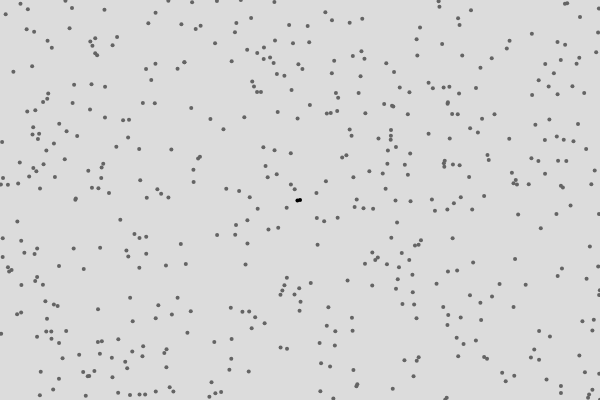
Frame 1 (no input)
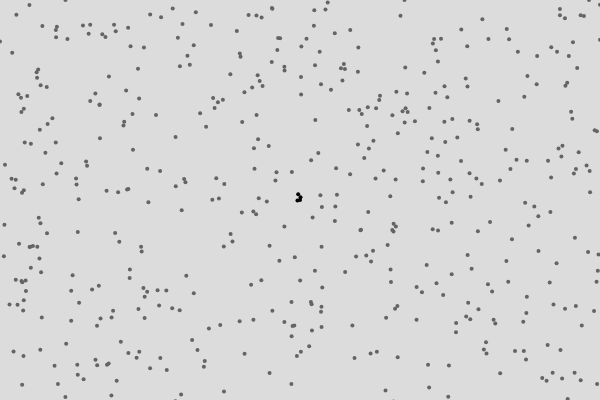
Frame 60 (no input)
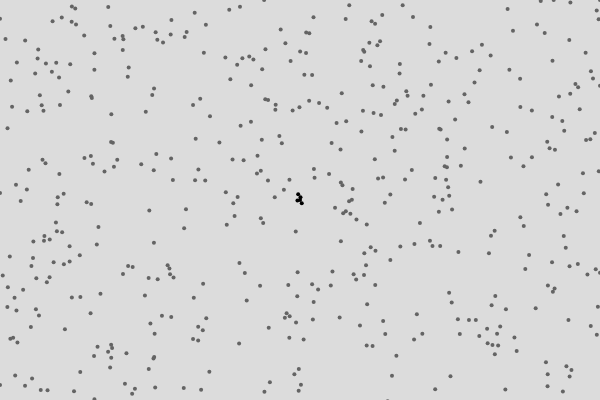
Frame 120 (the mouse pressed at the canvas centre since frame 60)

The p5.js sketch that drew these frames (run headless with seeded random() and noise() and a simulated clock; from frame 60 on, the mouse is pressed at the canvas centre):

// p5.js sketch
// ── sketch.js
//Mr. Darfler
//DLA Simulation
//April 16th 2019

/* This sketch simulates a basic Diffusion
Limited Aggregation Model using p5.js and
a walker class */

let walkers = [];
let static = [];

class Walker {
    constructor(x, y) {
        this.x = x;
        this.y = y;
        this.r = 2;
        this.static = false;
    }

    move() {
        if (!this.static) {
            this.x += random(-5, 5);
            this.y += random(-5, 5);

            if (this.x > width) this.x = width;
            if (this.x < 0) this.x = 0;
            if (this.y > width) this.y = width;
            if (this.y < 0) this.y = 0;
        }
    }

    show() {
        ellipseMode(RADIUS);
        if (this.static) {
            fill(0);
        } else {
            fill(100);
        }
        noStroke();
        ellipse(this.x, this.y, this.r)
    }

    checkCollision(other) {
        let d = dist(this.x, this.y, other.x, other.y);
        let sumOfRadii = this.r + other.r;

        if (d <= sumOfRadii) this.static = true;
    }

}

function setup() {
    createCanvas(600, 400);

    for (let i = 0; i < 500; i++) {
        walkers.push(new Walker(
            random(width), random(height)
        ));
    }

    let seed = new Walker(width / 2, height / 2);
    seed.static = true;
    static.push(seed);
}

function draw() {
    background(220);

    for (let i = 0; i < 10; i++) {
        for (let w of walkers) {
            for (s of static) {
                w.checkCollision(s)
            }
        }

        let newStatic = walkers.filter(filterStatic);
        walkers = walkers.filter(filterNotStatic);

        for (let w of newStatic) {
            static.push(w);
        }
    }
    static.forEach((s) => s.show());

    walkers.forEach((w) => {
        w.show();
        w.move();
    });
}

function filterStatic(walker) {
    return walker.static
}

function filterNotStatic(walker) {
    return !walker.static
}
